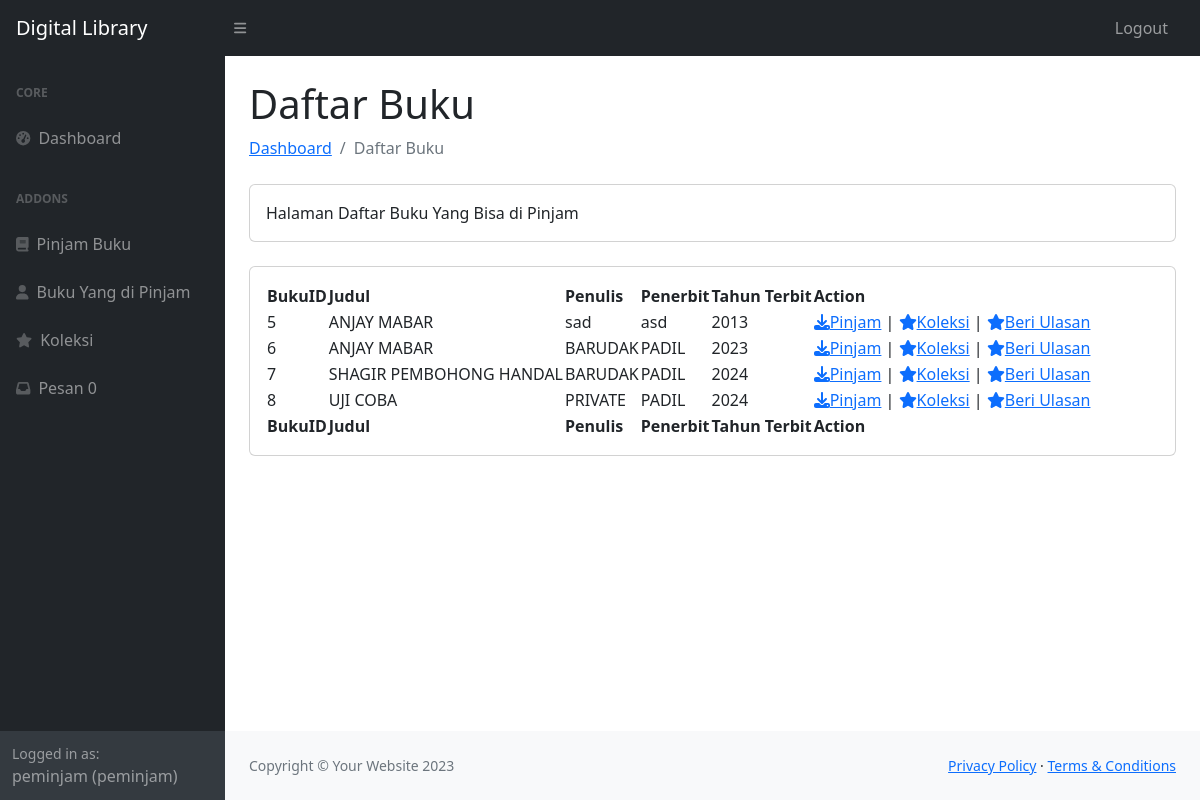
Page /user/pinjambuku.php (signed in) on the committed database.
### tables this page shows
CREATE TABLE `user` (
  `userID` int(11) NOT NULL,
  `username` varchar(225) NOT NULL,
  `password` varchar(225) NOT NULL,
  `email` varchar(225) NOT NULL,
  `namalengkap` varchar(225) NOT NULL,
  `alamat` text NOT NULL,
  `level` varchar(225) NOT NULL
);

CREATE TABLE `buku` (
  `bukuID` int(11) NOT NULL,
  `judul` varchar(225) NOT NULL,
  `penulis` varchar(225) NOT NULL,
  `penerbit` varchar(225) NOT NULL,
  `tahunterbit` int(11) NOT NULL,
  `kontenbuku` text NOT NULL
);

### user/pinjambuku.php (the view, shortened to what this page needs)
<?php
include '../koneksi.php';
?>
<!DOCTYPE html>
<html lang="en">
    <head>
        <link href="https://cdn.jsdelivr.net/npm/simple-datatables@7.1.2/dist/style.min.css" rel="stylesheet" />
        <link href="../css/styles.css" rel="stylesheet" />
    </head>
    <body class="sb-nav-fixed">
        <?php include 'nav.php'; ?>
            <div id="layoutSidenav_content">
                <main>
                    <div class="container-fluid px-4">
                        <h1 class="mt-4">Daftar Buku</h1>
                        <ol class="breadcrumb mb-4">
                            <li class="breadcrumb-item"><a href="index.php">Dashboard</a></li>
                            <li class="breadcrumb-item active">Daftar Buku</li>
                        </ol>
                        <div class="card mb-4">
                            <div class="card-body">
                                Halaman Daftar Buku Yang Bisa di Pinjam
                            </div>
                        </div>
                        <div class="card mb-4">
                            <div class="card-body">
                                <table id="datatablesSimple"  >
                                    <thead>
                                        <tr>
                                            <th>BukuID</th>
                                            <th>Judul</th>
                                            <th>Penulis</th>
                                            <th>Penerbit</th>
                                            <th>Tahun Terbit</th>
                                            <th>Action</th>
                                        </tr>
                                    </thead>
                                    <tfoot>
                                        <tr>
                                            <th>BukuID</th>
                                            <th>Judul</th>
                                            <th>Penulis</th>
                                            <th>Penerbit</th>
                                            <th>Tahun Terbit</th>
                                            <th>Action</th>
                                        </tr>
                                    </tfoot>
                                    <tbody >
                                    <?php
    include '../koneksi.php';
    $query = "SELECT * FROM buku";
    $result = mysqli_query($conn, $query);
    if ($result) {
        while ($row = mysqli_fetch_assoc($result)) {
            echo "<tr >";
            echo "<td >" . $row['bukuID'] . "</td>";
            echo "<td >" . $row['judul'] . "</td>";
            echo "<td>" . $row['penulis'] . "</td>";
            echo "<td>" . $row['penerbit'] . "</td>";
            echo "<td>" . $row['tahunterbit'] . "</td>";
            echo "<td><a href='pinjam.php?bukuID=" . $row['bukuID'] . "'><i class='fa-solid fa-download'></i>Pinjam</a> | <a href='koleksi1.php?bukuID=" . $row['bukuID'] . "'><i class='fa-solid fa-star'></i>Koleksi</a> |  <a href='ulasan.php?bukuID=" . $row['bukuID'] . "'><i class='fa-solid fa-star'></i>Beri Ulasan</a></td>";
            echo "</tr>";
        }
    } else {
        echo "Error: " . $query . "<br>" . mysqli_error($conn);
    }
    ?>
                                    </tbody>
                                </table>
                            </div>
                        </div>
                    </div>
                </main>
                <footer class="py-4 bg-light mt-auto">
                    <div class="container-fluid px-4">
                        <div class="d-flex align-items-center justify-content-between small">
                            <div class="text-muted">Copyright &copy; Your Website 2023</div>
                            <div>
                                <a href="#">Privacy Policy</a>
                                &middot;
                                <a href="#">Terms &amp; Conditions</a>
                            </div>
                        </div>
                    </div>
                </footer>
            </div>
        </div>
    </body>
</html>

### user/nav.php (shortened to what this page needs)
<nav class="sb-topnav navbar navbar-expand navbar-dark bg-dark">
            <a class="navbar-brand ps-3" href="###">Digital Library</a>
            <button class="btn btn-link btn-sm order-1 order-lg-0 me-4 me-lg-0" id="sidebarToggle" href="#!"><i class="fas fa-bars"></i></button>
            <ul class="navbar-nav ms-auto ms-md-0 me-3 me-lg-4">
                <li class="nav-item dropdown">
                    <a class="nav-link"href="../logout.php" >Logout</a>
                </li>
            </ul>
        </nav>
        <div id="layoutSidenav">
            <div id="layoutSidenav_nav">
                <nav class="sb-sidenav accordion sb-sidenav-dark" id="sidenavAccordion">
                    <div class="sb-sidenav-menu">
                        <div class="nav">
                            <div class="sb-sidenav-menu-heading">Core</div>
                            <a class="nav-link" href="index.php">
                                <div class="sb-nav-link-icon"><i class="fas fa-tachometer-alt"></i></div>
                                Dashboard
                            </a>
                            <div class="sb-sidenav-menu-heading">Addons</div>
                            <a class="nav-link" href="pinjambuku.php">
                                <div class="sb-nav-link-icon"><i class="fa-solid fa-book"></i></div>
                                Pinjam Buku
                            </a>
                            <a class="nav-link" href="kembalikan.php">
                                <div class="sb-nav-link-icon"><i class="fa-solid fa-user"></i></div>
                                 Buku Yang di Pinjam
                            </a>
                            <a class="nav-link" href="koleksi.php">
                                <div class="sb-nav-link-icon"><i class="fa-solid fa-star"></i></div>
                                Koleksi
                            </a>
                            <a class="nav-link" href="pesan.php">
                                <div class="sb-nav-link-icon"><i class="fa-solid fa-inbox"></i></div>
                                Pesan                                    <?php
include '../koneksi.php';
$query = "SELECT COUNT(*) AS total FROM pesan WHERE status='belum dibaca' and username='$_SESSION[username]' ";
$result = mysqli_query($conn, $query);
if ($result) {
    $row = mysqli_fetch_assoc($result);
    $total_pinjam = $row['total'];
    echo "$total_pinjam";
} else {
    echo "Error: " . $query . "<br>" . mysqli_error($conn);
}
?>
                            </a>
                        </div>
                    </div>
                    <div class="sb-sidenav-footer">
                    <?php
                    include '../koneksi.php';
        $tampilPeg    =mysqli_query($conn, "SELECT * FROM user WHERE username='$_SESSION[username]'");
        $peg    =mysqli_fetch_array($tampilPeg);
    ?>
                        <div class="small">Logged in as:</div>
                        <?php echo $_SESSION['username']; ?> (<?=$peg['level']?>)
                    </div>
                </nav>
            </div>

### rows in the picture
user: level "peminjam"
buku: bukuID "5", judul "ANJAY MABAR", penulis "sad", penerbit "asd", tahunterbit "2013"
buku: bukuID "6", judul "ANJAY MABAR", penulis "BARUDAK", penerbit "PADIL", tahunterbit "2023"
buku: bukuID "7", judul "SHAGIR PEMBOHONG HANDAL", penulis "BARUDAK", penerbit "PADIL", tahunterbit "2024"
buku: bukuID "8", judul "UJI COBA", penulis "PRIVATE", penerbit "PADIL", tahunterbit "2024"

### other values in the picture
$total_pinjam "0"
$_SESSION['username'] "peminjam"
